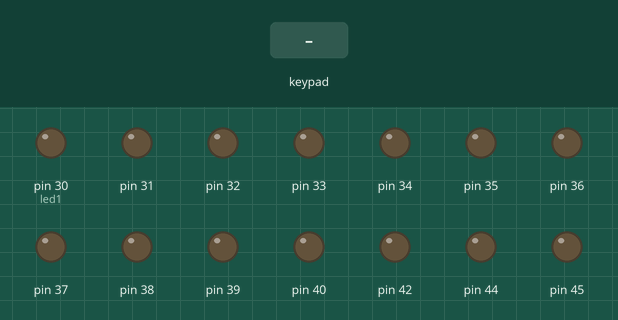
The sketch below on a simulated Arduino Mega 2560, built with avr-gcc and run on an emulated ATmega2560. Shown: output pins drawn as LEDs (lit = HIGH). Wiring (inferred from the names in the program): 4×4 keypad with keys 1 2 3 A 4 5 6 B 7 8 9 C * 0 # D (labels assumed): rows pin 50, pin 51, pin 52, pin 53; columns pin 46, pin 47, pin 48, pin 49. Inputs (shaded band) come from the test bench. Pins used as bus, display or sensor lines are not drawn.

Above: at 1.2 s.
1.3 s: keypad keys 1 2 # pressed 0.4 s apart
At 3.3 s:
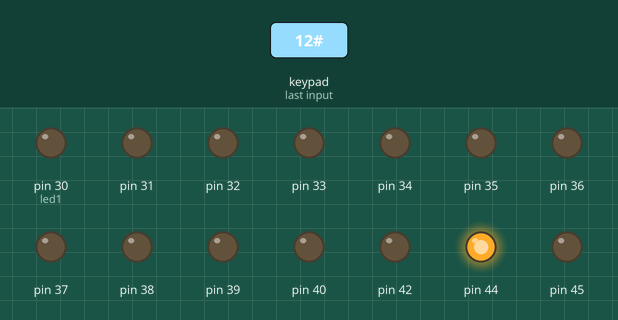
4.0 s: key '3' pressed
At 5.2 s:
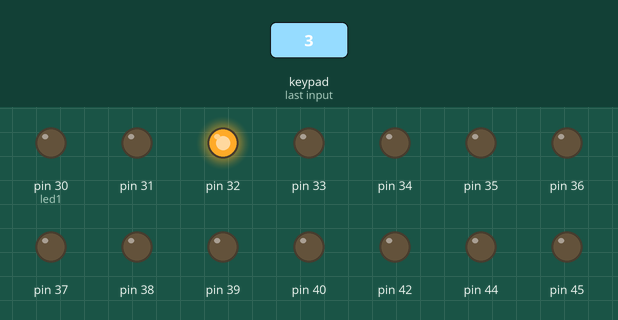
5.5 s: key 'A' pressed
At 6.2 s:
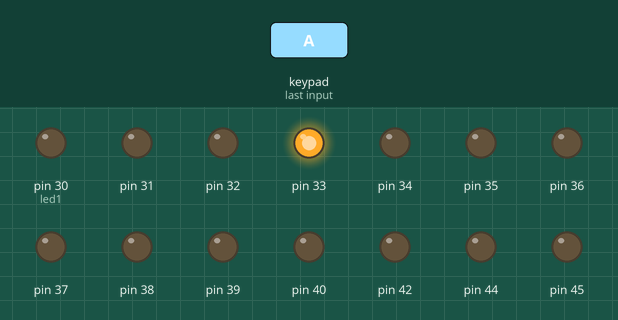
7.0 s: keypad keys 1 2 * pressed 0.4 s apart
At 8.5 s:
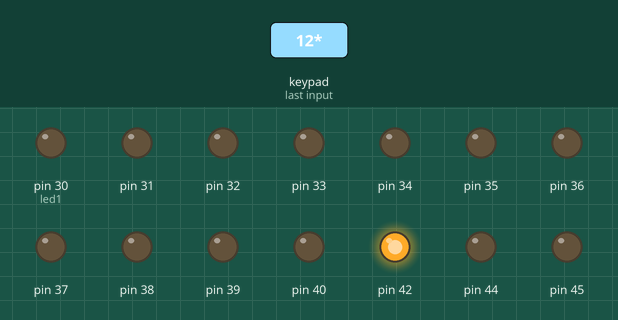
9.7 s: key '4' pressed
At 10.4 s:
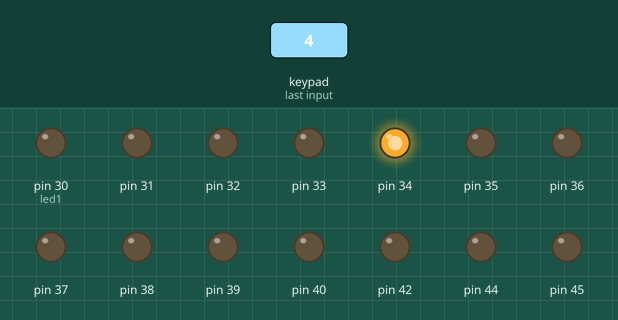
11.2 s: keypad keys 1 2 D pressed 0.4 s apart
At 12.9 s:
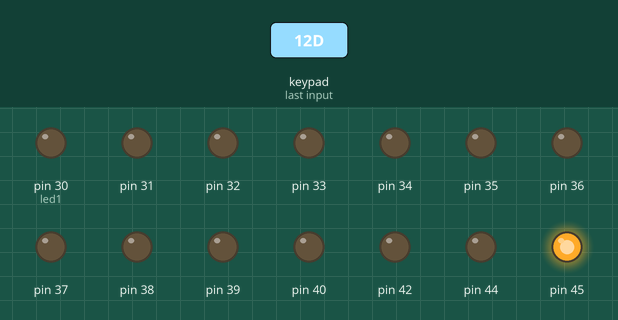
Timing chart, 0 to 14.4 s (numbered marks = the images above; inputs shaded):
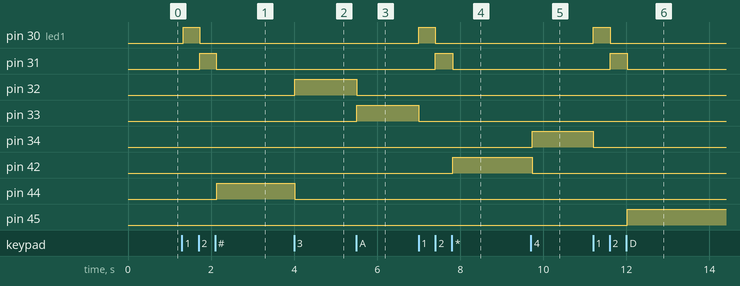

Measured:
- after the input at 1.3 s, pin 30 (led1): LOW → HIGH at once, → LOW 0.40 s later; pin 31: LOW → HIGH after 0.43 s, → LOW 0.40 s later; pin 44: LOW → HIGH after 0.83 s
- after the input at 4.0 s, pin 32: LOW → HIGH at once; pin 44: HIGH → LOW at once
- after the input at 5.5 s, pin 32: HIGH → LOW at once; pin 33: LOW → HIGH at once
- after the input at 7.0 s, pin 30 (led1): LOW → HIGH at once, → LOW 0.40 s later; pin 31: LOW → HIGH after 0.40 s, → LOW 0.42 s later; pin 33: HIGH → LOW at once; pin 42: LOW → HIGH after 0.82 s
- after the input at 9.7 s, pin 34: LOW → HIGH at once; pin 42: HIGH → LOW at once
- after the input at 11.2 s, pin 30 (led1): LOW → HIGH at once, → LOW 0.41 s later; pin 31: LOW → HIGH after 0.41 s, → LOW 0.41 s later; pin 34: HIGH → LOW at once; pin 45: LOW → HIGH after 0.82 s

The sketch:

2-3-1_KeyBoard_LEDdisplay_Ex2.ino
```cpp
// 範例: KeyBoard_LEDdisplay_EX2.ino
// 功能: KeyBoard 鍵值顯示16 bits LED模組　
// Support: Atmel SAM3X8E

int C1 = 46;
int C2 = 47;
int C3 = 48;
int C4 = 49;
int R1 = 50;
int R2 = 51;
int R3 = 52;
int R4 = 53;


int led1 = 30;

void setup()
{
    int i;                        //LED pin define

   for (i = 0; i < 16; i++)
      pinMode(led1 + i, OUTPUT);

   for (i = 0; i < 16; i++)
      digitalWrite(led1 + i, LOW);


   pinMode(C1, OUTPUT);
   pinMode(C2, OUTPUT);
   pinMode(C3, OUTPUT);
   pinMode(C4, OUTPUT);
   pinMode(R1, INPUT_PULLUP);
   pinMode(R2, INPUT_PULLUP);
   pinMode(R3, INPUT_PULLUP);
   pinMode(R4, INPUT_PULLUP);

   digitalWrite(C1, HIGH);
   digitalWrite(C2, HIGH);
   digitalWrite(C3, HIGH);
   digitalWrite(C4, HIGH);

}

void loop()
{
   int i;
   int j;
   unsigned int col;
   unsigned int row;
   unsigned char row_data;
   int key_input;


   for (col = 0; col < 4; col++)   // 列掃描
   {
      digitalWrite(C1, (col == 0) ? LOW : HIGH);
      digitalWrite(C2, (col == 1) ? LOW : HIGH);
      digitalWrite(C3, (col == 2) ? LOW : HIGH);
      digitalWrite(C4, (col == 3) ? LOW : HIGH);
      delay(10);

      // 讀取掃描按鍵
      row_data = 0x00;
      for (row = 0; row < 4; row++)
      {
         if (digitalRead(R1 + row) == LOW)
            row_data = row_data | (0x01 << row);
      }   // for row

      if (row_data != 0x00)
         break;
   }   // for col

   if (row_data == 0x01)
      key_input = 0;
   else if (row_data == 0x02)
      key_input = 1;
   else if (row_data == 0x04)
      key_input = 2;
   else if (row_data == 0x08)
      key_input = 3;

   key_input = col + key_input * 4 ;   // 按鍵值

   if (col < 4)   // 有按按鍵
   {

            for (i = 0; i < 16; i++)   //LED display
            {
                for (j = 0; j < 16; j++)
                {
                  if (key_input == j)
                  //if (i == j)
                      digitalWrite(led1 + j, HIGH);
                  else
                      digitalWrite(led1 + j, LOW);
                }   // for j

            }   // for i
   }

}
```
